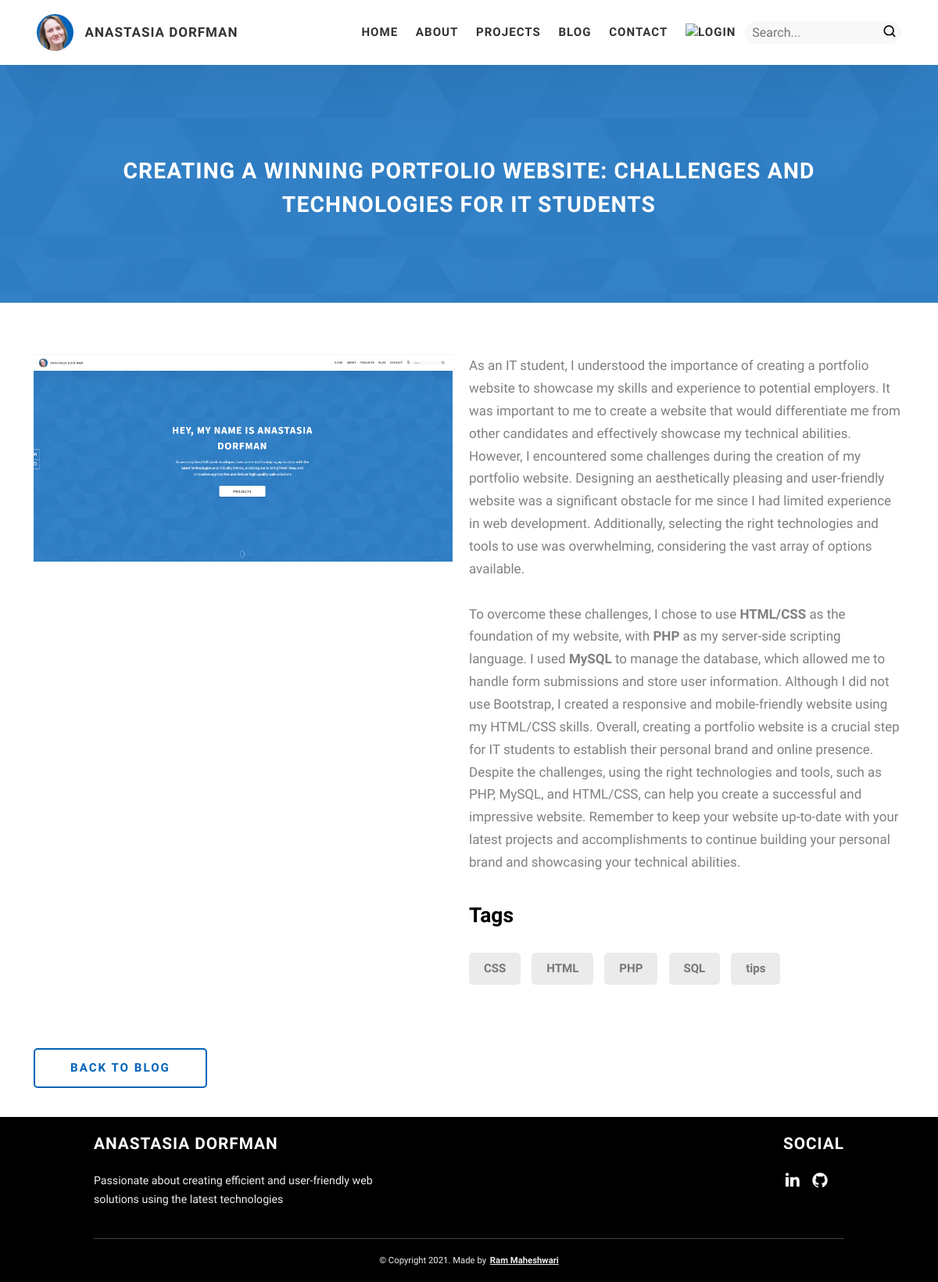
Screenshot of /post.php?post_id=1 with the database file from the repository.
### tables this page shows
CREATE TABLE `posts` (
  `post_id` int(11) NOT NULL AUTO_INCREMENT,
  `title` varchar(255) NOT NULL,
  `content` longtext NOT NULL,
  `created_at` timestamp NOT NULL DEFAULT CURRENT_TIMESTAMP,
  `blog_id` int(11) NOT NULL,
  `user_id` int(11) NOT NULL,
  PRIMARY KEY (`post_id`),
  KEY `FK_posts_idx` (`blog_id`),
  KEY `FK_posts_users_idx` (`user_id`),
  CONSTRAINT `FK_posts` FOREIGN KEY (`blog_id`) REFERENCES `blogs` (`blog_id`) ON DELETE NO ACTION ON UPDATE NO ACTION,
  CONSTRAINT `FK_posts_users` FOREIGN KEY (`user_id`) REFERENCES `users` (`user_id`) ON DELETE CASCADE ON UPDATE CASCADE
);

CREATE TABLE `images` (
  `image_id` int(11) NOT NULL AUTO_INCREMENT,
  `type` varchar(45) NOT NULL DEFAULT 'image',
  `name` varchar(45) DEFAULT NULL,
  `link` varchar(255) NOT NULL,
  `post_id` int(11) DEFAULT NULL,
  `project_id` int(11) DEFAULT NULL,
  PRIMARY KEY (`image_id`),
  KEY `FK_images_posts_idx` (`post_id`),
  KEY `FK_images_projects_idx` (`project_id`),
  CONSTRAINT `FK_images_posts` FOREIGN KEY (`post_id`) REFERENCES `posts` (`post_id`) ON DELETE NO ACTION ON UPDATE NO ACTION,
  CONSTRAINT `FK_images_projects` FOREIGN KEY (`project_id`) REFERENCES `projects` (`id`) ON DELETE NO ACTION ON UPDATE NO ACTION
);

### www/includes/Post.php (called while the page is built, shortened)
<?php
class Post
{
    private $title;
    private $content;
    private $tags = [];
    private $avatar = '';
    public function __construct(
        int $userId,
        string $title,
        string $content,
        int $blogId,
        array $tags = null,
        int $postId = null,
        array $images = null,
        string $avatar = null
    ) {
        $this->title = $title;
        $this->content = $content;
        $this->tags = $tags;
        $this->avatar = $avatar;
    }
    public function getTitle(): string
    {
        return $this->title;
    }
    public function getContent(): string
    {
        return $this->content;
    }
    public function getTags(): array
    {
        return $this->tags;
    }
    public function getAvatar(): string
    {
        return $this->avatar;
    }
    public static function getPostById(int $postId)
    {
        try {
            $tags = self::getTagsByPostId($postId);
            $images = self::getImagesByPostId($postId);
            $avatar = self::getAvatarByPostId($postId);
            $con = $GLOBALS['con'];
            $sql = "SELECT title, content, created_at, blog_id, user_id FROM posts WHERE post_id = ?";
            $stmt = $con->prepare($sql);
            $stmt->bind_param('i', $postId);
            $stmt->execute();
            $result = $stmt->get_result();
            if ($result->num_rows > 0) {
                $row = $result->fetch_assoc();
                return new Post(
                    $row['user_id'],
                    $row['title'],
                    $row['content'],
                    $row['blog_id'],
                    $tags,
                    $postId,
                    $images,
                    $avatar
                );
            } else {
                return null;
            }
        } catch (Exception $ex) {
            setFeedbackAndRedirect($ex->getMessage(), "error");
        }
    }
    private static function getTagsByPostId($postId): array
    {
        try {
            $con = $GLOBALS['con'];
            $sql = "SELECT tag_name FROM post_tags WHERE post_id = $postId";
            $result = $con->query($sql);
            $tags = [];
            while ($row = $result->fetch_assoc()) {
                array_push($tags, $row['tag_name']);
            }
            return $tags;
        } catch (Exception $ex) {
            setFeedbackAndRedirect($ex->getMessage(), "error");
        }
    }
    private static function getAvatarByPostId($postId): string
    {
        try {
            $con = $GLOBALS['con'];
            $sql = "SELECT link FROM images WHERE post_id = $postId AND type = 'avatar'";
            $result = $con->query($sql);
            $numRows = $result->num_rows;
            $avatar = '';
            if ($numRows == 1) {
                $row = $result->fetch_assoc();
                $avatar = $row['link'];
            }
            return $avatar;
        } catch (Exception $ex) {
            setFeedbackAndRedirect($ex->getMessage(), "error");
        }
    }
    private static function getImagesByPostId($postId): array
    {
        try {
            $con = $GLOBALS['con'];
            $sql = "SELECT link FROM images WHERE post_id = $postId AND type = 'image'";
            $result = $con->query($sql);
            $images = [];
            return $images;
        } catch (Exception $ex) {
            setFeedbackAndRedirect($ex->getMessage(), "error");
        }
    }
}

### www/post.php (the view, shortened to what this page needs)
<?php
include_once "includes/Post.php";
$postId = $_GET['post_id'];
$post = Post::getPostById($postId);
$tags = $post->getTags();
?>
<!DOCTYPE html>
<html lang="en">
<head>
    <link rel="stylesheet" href="includes/css/style.css" />
</head>
<body>
    <?php
    include "includes/header.php";
    ?>
    <div class="contact sec-pad">
        <div class="post">
            <div class="post__title">
                <h1 class="heading-post"><?php echo $post->getTitle() ?></h1>
            </div>
        </div>
    </div>
    <div class="post__content">
        <div class="post__row">
            <div class="post__col">
                <img src="<?php echo $post->getAvatar() ?>" class="post__avatar" />
            </div>
            <div class="post__content-main">
                <p class="project-details__desc-para"><?php echo $post->getContent() ?></p>
                <br>
                <div class="project-details__tools-used">
                    <h3 class="project-details__content-title">Tags</h3>
                    <div class="skills">
                        <?php
                        foreach ($tags as $t) {
                        ?>
                            <div class="skills__skill">
                                <?php echo $t ?>
                            </div>
                        <?php
                        }
                        ?>
                    </div>
                </div>
            </div>
        </div>
        <a href="./blog.php" class="btn btn--med btn--theme-inv btn-back" target="_blank">Back to Blog</a>
    </div>
    <?php
    include "includes/footer.php";
    ?>
</body>
</html>
<?php
include 'includes/scripts.php';
?>

### www/includes/css/style.css (style rules this page uses)
*, *::after, *::before { margin: 0; padding: 0; box-sizing: inherit; font-family: inherit; }
html { font-size: 62.5%; scroll-behavior: smooth; }
@media only screen and (max-width: 75em) { html { font-size: 59%; } }
body, p { box-sizing: border-box; position: relative; line-height: 1.5; font-family: sans-serif; overflow-x: hidden; overflow-y: scroll; font-family: 'Source Sans Pro', sans-serif; }
a { text-decoration: none; color: inherit; }
.btn { background: #fff; color: #333; text-transform: uppercase; letter-spacing: 2px; display: inline-block; font-weight: 700; border-radius: 5px; box-shadow: 0 5px 15px 0 rgba(0, 0, 0, 0.15); transition: transform .3s; }
.btn--med { padding: 1.2rem 3rem; font-size: 1.6rem; }
.btn--theme-inv { color: #0062b9; background: #fff; border: 2px solid #0062b9; box-shadow: none; padding: calc(1.5rem - 2px) calc(5rem - 2px); margin-right: 1rem; }
.sec-pad { padding: 8rem 0 6rem 0; }
.contact { background: linear-gradient(to right, rgba(0, 98, 185, 0.8), rgba(0, 98, 185, 0.8)), url(../../assets/svg/common-bg.svg); background-size: cover; background-position: center; }
.project-details__content-title { font-weight: 700; font-size: 2.8rem; margin-bottom: 3rem; }
.project-details__desc-para, p { font-size: 1.8rem; line-height: 1.7; color: grey; margin-bottom: 2rem; }
.project-details__tools-used { margin: 0 0 7rem 0; }
.skills { display: flex; flex-wrap: wrap; }
.skills__skill { padding: 1rem 2rem; margin-bottom: 1.5rem; margin-right: 1.5rem; font-size: 1.6rem; background: rgba(153, 153, 153, 0.2); border-radius: 5px; font-weight: 600; color: #777; }
.heading-post { display: block; font-size: 3rem; text-transform: uppercase; letter-spacing: 1.1px; text-align: center; position: relative; }
.post { color: #fff; background: linear-gradient(to right, rgba(0, 98, 185, 0.8), rgba(0, 98, 185, 0.8)), url(../../assets/svg/common-bg.svg); background-size: cover; background-position: center; position: relative; }
.post__title { padding: 13rem 0 5rem 0; max-width: 100rem; width: 92%; margin: auto; }
.post__content { padding: 7rem 0 4rem 0; width: 96%; margin: auto; }
.post__content-main { width: 96%; }
.post__col { display: flex; flex-direction: column; justify-content: flex-start; margin-left: 2rem; width: 93%; }
.post__row { display: grid; grid-template-columns: 2fr 2fr; }
.post__avatar { width: 100%; margin-bottom: 2rem; max-width: 700px; }
.btn-back { align-self: flex-start; margin-left: 2rem; }

### rows the page displays
posts: title "CREATING A WINNING PORTFOLIO WEBSITE: CHALLENGES AND TECHNOLOGIES FOR IT STUDENTS", content "As an IT student, I understood the importance of creating a portfolio website to showcase my skills and experience to potential employers. It was important to me to create a website that would differentiate me from other candidates and effectively showcase my technical abilities. However, I encountered some challenges during the creation of my portfolio website. Designing an aesthetically pleasing and user-friendly website was a significant obstacle for me since I had limited experience in web development. Additionally, selecting the right technologies and tools to use was overwhelming, considering the vast array of options available. To overcome these challenges, I chose to use HTML/CSS as…"
images: link (picture)

### other values shown
$t "CSS"
$t "HTML"
$t "PHP"
$t "SQL"
$t "tips"
